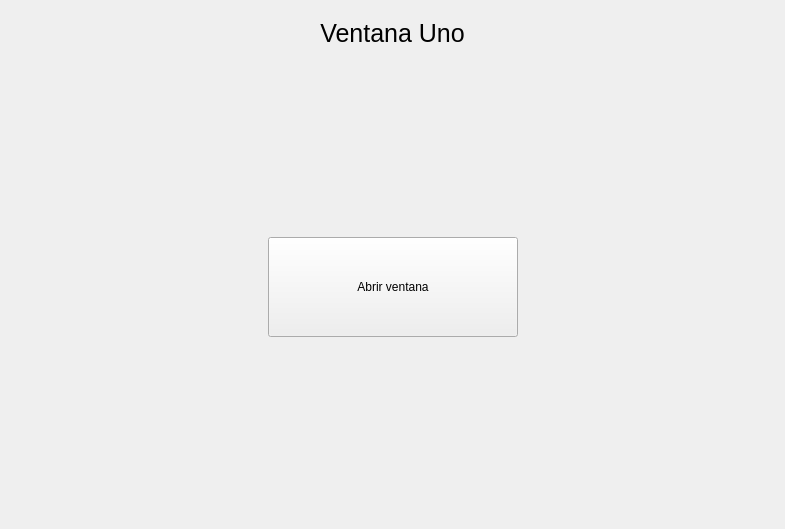
<?xml version="1.0" encoding="UTF-8"?>
<ui version="4.0">
 <class>VentanaUno</class>
 <widget class="QMainWindow" name="VentanaUno">
  <property name="geometry">
   <rect>
    <x>0</x>
    <y>0</y>
    <width>785</width>
    <height>529</height>
   </rect>
  </property>
  <property name="windowTitle">
   <string>Ventana Uno - ALEX7320</string>
  </property>
  <widget class="QWidget" name="centralwidget">
   <layout class="QGridLayout" name="gridLayout">
    <property name="leftMargin">
     <number>0</number>
    </property>
    <property name="topMargin">
     <number>0</number>
    </property>
    <property name="rightMargin">
     <number>0</number>
    </property>
    <property name="bottomMargin">
     <number>0</number>
    </property>
    <property name="spacing">
     <number>0</number>
    </property>
    <item row="1" column="0">
     <widget class="QFrame" name="frame">
      <property name="frameShape">
       <enum>QFrame::NoFrame</enum>
      </property>
      <property name="frameShadow">
       <enum>QFrame::Raised</enum>
      </property>
      <layout class="QGridLayout" name="gridLayout_2">
       <item row="1" column="0" colspan="3">
        <widget class="QLabel" name="label">
         <property name="styleSheet">
          <string notr="true">font-size:25px;</string>
         </property>
         <property name="text">
          <string>Ventana Uno</string>
         </property>
         <property name="alignment">
          <set>Qt::AlignCenter</set>
         </property>
        </widget>
       </item>
       <item row="3" column="1">
        <widget class="QPushButton" name="btnabrirventana">
         <property name="minimumSize">
          <size>
           <width>250</width>
           <height>100</height>
          </size>
         </property>
         <property name="focusPolicy">
          <enum>Qt::NoFocus</enum>
         </property>
         <property name="text">
          <string>Abrir ventana</string>
         </property>
        </widget>
       </item>
       <item row="3" column="2">
        <spacer name="horizontalSpacer">
         <property name="orientation">
          <enum>Qt::Horizontal</enum>
         </property>
         <property name="sizeHint" stdset="0">
          <size>
           <width>40</width>
           <height>20</height>
          </size>
         </property>
        </spacer>
       </item>
       <item row="3" column="0">
        <spacer name="horizontalSpacer_2">
         <property name="orientation">
          <enum>Qt::Horizontal</enum>
         </property>
         <property name="sizeHint" stdset="0">
          <size>
           <width>40</width>
           <height>20</height>
          </size>
         </property>
        </spacer>
       </item>
       <item row="2" column="1">
        <spacer name="verticalSpacer_2">
         <property name="orientation">
          <enum>Qt::Vertical</enum>
         </property>
         <property name="sizeHint" stdset="0">
          <size>
           <width>20</width>
           <height>40</height>
          </size>
         </property>
        </spacer>
       </item>
       <item row="4" column="1">
        <spacer name="verticalSpacer">
         <property name="orientation">
          <enum>Qt::Vertical</enum>
         </property>
         <property name="sizeHint" stdset="0">
          <size>
           <width>20</width>
           <height>40</height>
          </size>
         </property>
        </spacer>
       </item>
       <item row="0" column="1">
        <spacer name="verticalSpacer_3">
         <property name="orientation">
          <enum>Qt::Vertical</enum>
         </property>
         <property name="sizeType">
          <enum>QSizePolicy::Fixed</enum>
         </property>
         <property name="sizeHint" stdset="0">
          <size>
           <width>20</width>
           <height>10</height>
          </size>
         </property>
        </spacer>
       </item>
      </layout>
     </widget>
    </item>
   </layout>
  </widget>
 </widget>
 <resources/>
 <connections/>
</ui>
